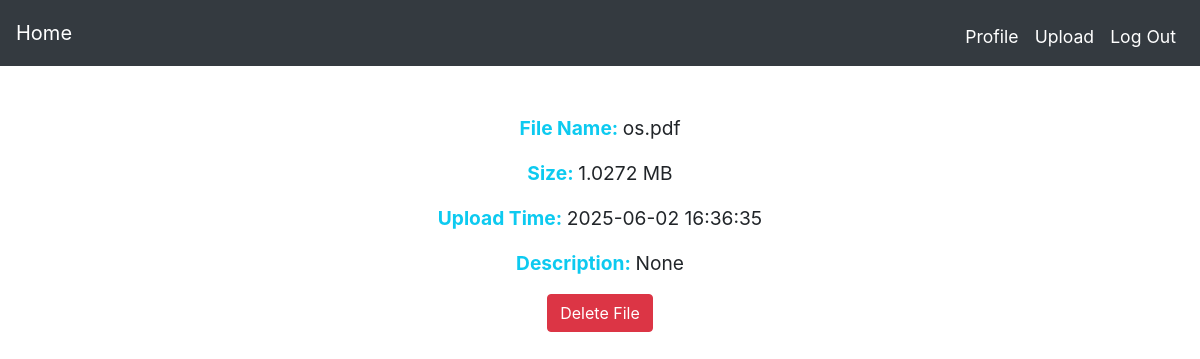
/uploader_file_view?file_id=2 (signed in), run on the app's committed database.
### tables this page shows
CREATE TABLE filesinfo(uploader_id INTEGER, disk_name_id INTEGER PRIMARY KEY AUTOINCREMENT, original_name TEXT NOT NULL, description TEXT, size REAL NOT NULL, upload_time TIMESTAMP DEFAULT CURRENT_TIMESTAMP);

### app.py (the view)
@app.route("/uploader_file_view")
def uploader_file_view():
    file_id = request.args.get("file_id")
    try:
        file_id = int(file_id)
    except:
        flash("invalid file")
        return redirect("/profile")
    if session.get("user_id") is None:
        flash("Log In to access your files")
        return redirect("/login")
    file_detail = db.execute("SELECT original_name, size, description, upload_time from filesinfo WHERE uploader_id = ? and disk_name_id = ?",
                             session["user_id"], file_id)
    if not file_detail:
        flash("You have not uploaded this file")
        return redirect("/")
    file_detail = file_detail[0]
    return render_template("uploader_view.html", file_name = file_detail["original_name"],
                           size = file_detail["size"], desc = file_detail["description"],
                           ut = file_detail["upload_time"], file_id = file_id)

### templates/uploader_view.html (shortened to what this page needs)
{% extends "layout.html" %}
{% block main %}
    <div class="mb-3">
        <span class="lhs"><b>File Name:  </b></span>
        <span class="rhs">{{ file_name }}</span>
    </div>
    <div class="mb-3">
        <span class="lhs"><b>Size:  </b></span>
        <span class="rhs">{{ size }} MB</span>
    </div>
    <div class="mb-3">
        <span class="lhs"><b>Upload Time:  </b></span>
        <span class="rhs">{{ ut }}</span>
    </div>
    <div class="mb-3">
        <span class="lhs"><b>Description:  </b></span>
        <span class="rhs">{{ desc }}</span>
    </div>
    <div class="mb-3">
        <a href="{{ url_for('delete', file_id=file_id) }}">
            <button class="btn btn-danger">
                Delete File
            </button>
        </a>
    </div>
{% endblock %}

### templates/uploader_view.html (style rules this page uses)
.lhs { font-size: 1.2rem; color: #0dcaf0; }
.rhs { font-size: 1.2rem }

### data on the page
filesinfo: original_name "os.pdf", size "1.0272", upload_time "2025-06-02 16:36:35"

### other printed values
{{ desc }} "None"
